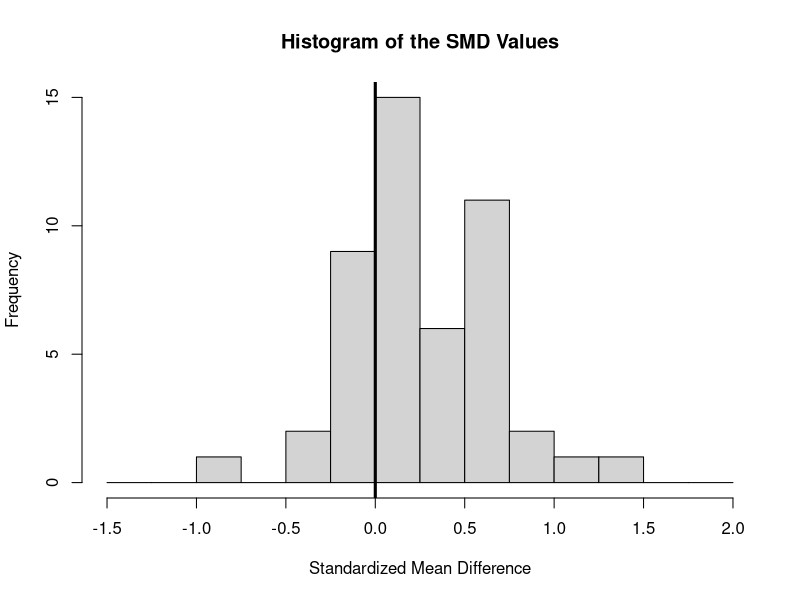
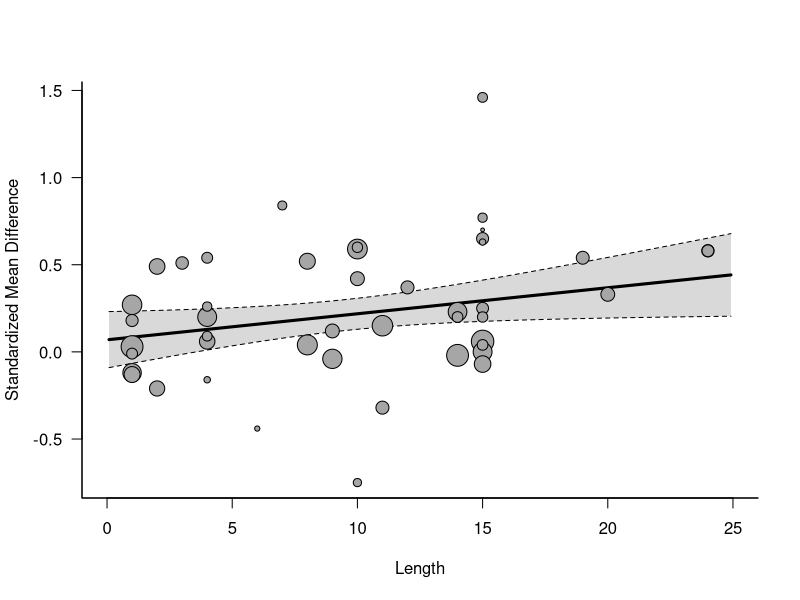
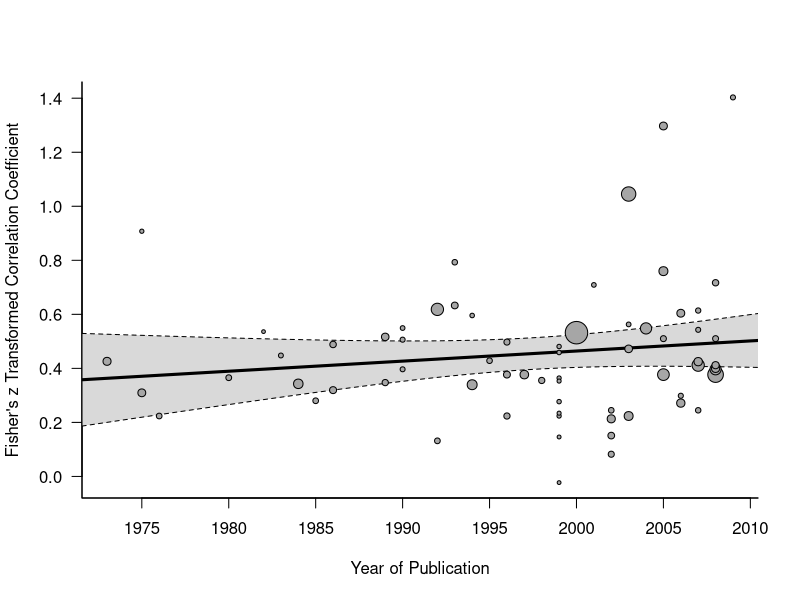

Reproduce these figures in R, in order.
############################################################################

# load metafor package
library(metafor)

############################################################################

# meta-analysis examining the effectiveness of school-based writing-to-learn
# interventions on academic achievement
#
# source: Bangert-Drowns, R. L., Hurley, M. M., & Wilkinson, B. (2004). The
# effects of school-based writing-to-learn interventions on academic
# achievement: A meta-analysis. Review of Educational Research, 74(1), 29-58.
# https://doi.org/10.3102/00346543074001029 https://www.jstor.org/stable/3516060
#
# one of the included studies: Ganguli, A. B. (1989). Integrating writing in
# developmental mathematics. College Teaching, 37(4), 140-142.
# https://www.jstor.org/stable/27558364
#
# note: the standardized mean differences are already computed for the studies
# in this dataset, so there is no need to use the escalc() function; positive
# values indicate a higher mean level of academic achievement in the group
# receiving a writing-to-learn intervention compared to the control group

# for a description of the dataset, see:
help(dat.bangertdrowns2004)

# copy data to 'dat'
dat <- dat.bangertdrowns2004
dat

# note: NA = not available (i.e., missing values)

# illustrate the calculation of the SMD for study 14: Ganguli (1989)
escalc(measure="SMD", m1i=342, sd1i=68, n1i=27,
                      m2i=303, sd2i=75, n2i=23)

# fit a random-effects model (use either the DL or REML estimator)
res <- rma(yi, vi, data=dat)
res

# obtain the 95% prediction interval
predict(res, digits=2)

# do the results suggest that writing-to-learn interventions have on average a
# positive effect on academic achievement? if so, how consistent is the effect
# across studies?

# obtain a 95% CIs for tau^2 and I^2
confint(res)

# fit an equal-effects model (as in Bangert-Drowns et al., 2004)
res <- rma(yi, vi, data=dat, method="EE", digits=2)
res

# find the results provided by this model in Bangert-Drowns et al. (2004); do
# you think these are the results that should have been reported in the paper?
# why or why not?

# like Figure 1 in the paper, but without a normal distribution superimposed
# on the histogram, because we do NOT assume that the observed outcomes follow
# a normal distribution (the sampling distributions are assumed to be normal,
# but this does not imply that the observed outcomes are normally distributed)
hist(dat$yi, breaks=seq(-1.5, 2, by=0.25), xlab="Standardized Mean Difference",
     main="Histogram of the SMD Values")
abline(v=0, lwd=3)

# fit mixed-effects meta-regression models with the following moderators (one
# at a time): grade (treated categorically!), length (continuously), wic,
# feedback, info, pers, imag, and meta

# for grade, compute the estimated average SMD for each level
res <- rma(yi, vi, mods = ~ factor(grade), data=dat)
res
predict(res, newmods=c(0,0,0), digits=2)
predict(res, newmods=c(1,0,0), digits=2)
predict(res, newmods=c(0,1,0), digits=2)
predict(res, newmods=c(0,0,1), digits=2)

# for length, compute the estimated average SMD for length equal to 1 and 24
res <- rma(yi, vi, mods = ~ length, data=dat)
res
predict(res, newmods=1,  digits=2)
predict(res, newmods=24, digits=2)

# scatterplot of the SMDs against length with the regression line added
regplot(res, xlim=c(0,25), xlab="Length", las=1, digits=1, bty="l")

# other moderators
rma(yi, vi, mods = ~ wic, data=dat)
rma(yi, vi, mods = ~ feedback, data=dat)
rma(yi, vi, mods = ~ info, data=dat)
rma(yi, vi, mods = ~ pers, data=dat)
rma(yi, vi, mods = ~ imag, data=dat)
rma(yi, vi, mods = ~ meta, data=dat)

# for meta, compute the estimated average SMD for meta=0 and meta=1
res <- rma(yi, vi, mods = ~ meta, data=dat)
res
predict(res, newmods=0, digits=2)
predict(res, newmods=1, digits=2)

# fit a model with multiple moderators and compute some predicted average SMDs
# for various combinations of the moderator values; do you see differences in
# the relevance of particular moderator variables in the model compared to the
# models where each moderator was examined individually?
res <- rma(yi, vi, mods = ~ factor(grade) + length + meta, data=dat)
res

# predicted average SMDs for grade = 2, length = 15, and meta=0/1
predict(res, newmods=c(1,0,0, 15, 0), digits=2)
predict(res, newmods=c(1,0,0, 15, 1), digits=2)

# test the grade factor as a whole (use btt to specify the coefficient numbers
# that you want to include in the omnibus test; here, we want to test the 2nd,
# 3rd, and 4th coefficient)
anova(res, btt=2:4)

# can also specify a string that identifies all coefficients to be tested
anova(res, btt="grade")

############################################################################

# meta-analysis on the relationship between class attendance and class
# performance / grade point average in college students
#
# source: personal communication
#
# original meta-analysis: Crede, M., Roch, S. G., & Kieszczynka, U. M. (2010).
# Class attendance in college: A meta-analytic review of the relationship of
# class attendance with grades and student characteristics. Review of
# Educational Research, 80(2), 272-295. https://doi.org/10.3102/0034654310362998
# https://www.jstor.org/stable/40658464
#
# one of the included studies: Culler, R. E., & Holahan, C. J. (1980). Test
# anxiety and academic performance: The effects of study-related behaviors.
# Journal of Educational Psychology, 72(1), 16-20.
# https://doi.org/10.1037/0022-0663.72.1.16 (note: study 12 in the dataset)
#
# note: the data used in the meta-analysis by Crede et al. (2010) are slightly
# different than the data included in this dataset (but just slightly)

# for a description of the dataset, see:
help(dat.crede2010)

# copy data to 'dat'
dat <- dat.crede2010
dat

# we will focus on the relationship between class attendance and performance
# (i.e., the grade) within the class (i.e., when the criterion is 'grade')

# calculate r-to-z transformed correlations and corresponding sampling variances
# (note: using 'subset' to select those rows where criterion is 'grade')
dat <- escalc(measure="ZCOR", ri=ri, ni=ni, data=dat, subset=criterion=="grade")
dat

# fit a random-effects model
res <- rma(yi, vi, data=dat)
res

# compute the estimated average true correlation, 95% CI, and 95% PI
# note: use the back-transformation transf=transf.ztor
predict(res, transf=transf.ztor, digits=2)

# is there on average a correlation between class attendance and performance?
# if so, how strong is that correlation? how consistent is the correlation
# across studies? what was the estimated average correlation reported in Crede
# et al. (2004)?

# fit a mixed-effects meta-regression model with class as moderator and
# compute the predicted average correlation for non-science and science
# classes
res <- rma(yi, vi, mods = ~ class, data=dat)
res
predict(res, newmods=0, transf=transf.ztor, digits=2)
predict(res, newmods=1, transf=transf.ztor, digits=2)

# fit a mixed-effects meta-regression model with source as moderator
res <- rma(yi, vi, mods = ~ source, data=dat)
res

# compute the predicted average correlations for the three source types; for
# which type is the estimated average correlation the highest / the lowest?
predict(res, newmods=c(0,0), transf=transf.ztor, digits=2)
predict(res, newmods=c(1,0), transf=transf.ztor, digits=2)
predict(res, newmods=c(0,1), transf=transf.ztor, digits=2)

# fit a mixed-effects meta-regression model with the year of publication as
# moderator; does it appear as if the strength of the correlation has changed
# over time? if so, is it getting stronger or weaker?
res <- rma(yi, vi, mods = ~ year, data=dat)
res

# compute the predicted average correlations for 1973, 1999, and 2009
predict(res, newmods=1973, transf=transf.ztor, digits=2)
predict(res, newmods=1999, transf=transf.ztor, digits=2)
predict(res, newmods=2009, transf=transf.ztor, digits=2)

# scatterplot of r-to-z transformed correlations against year of publication
regplot(res, xlab="Year of Publication", las=1, digits=1, bty="l", psize="seinv")

# in Crede et al. (2004), the relationship between the year of publication and
# the correlations was tested with a simple correlation test (but this ignores
# differences in the size of the studies, so not a recommended approach)
cor.test(dat$ri, dat$year)

############################################################################
